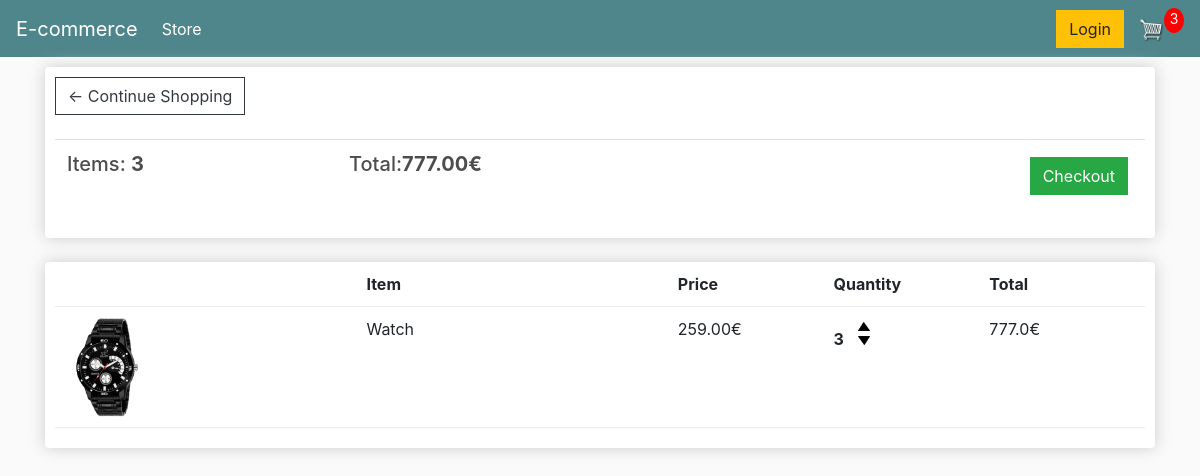
The page /cart/ (signed in) on the database as committed earlier.
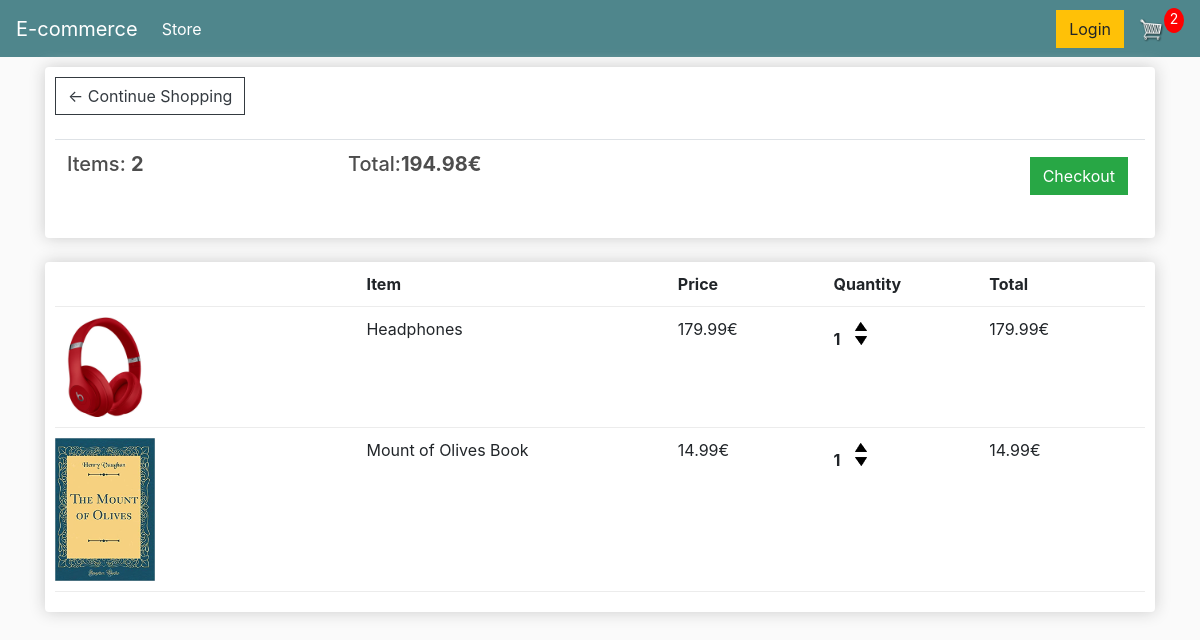
The same page on the database as committed later.
### store/models.py (models this page shows, shortened)
class Order(models.Model):
    customer = models.ForeignKey(Customer, on_delete= models.SET_NULL, blank=True, null=True)
    date_ordered = models.DateField(auto_now_add=True)
    complete = models.BooleanField(default=False, null=True, blank=False)
    transaction_id = models.CharField(max_length=200, null=True)
    @property
    def get_cart_total(self):
        orderitems = self.orderitem_set.all()
        total = sum([item.get_total for item in orderitems])
        return total
    @property
    def get_cart_items(self):
        orderitems = self.orderitem_set.all()
        total = sum([item.quantity for item in orderitems])
        return total

class OrderItem(models.Model):
    product = models.ForeignKey(Product, on_delete= models.SET_NULL, blank=True, null=True)
    order = models.ForeignKey(Order, on_delete= models.SET_NULL, blank=True, null=True)
    quantity = models.IntegerField(default=0, null=True, blank=True)
    date_added = models.DateField(auto_now_add=True)
    @property
    def get_total(self):
        total = self.product.price * self.quantity
        return total

class Product(models.Model):
    name = models.CharField(max_length=200, null=True)
    price = models.FloatField()
    digital = models.BooleanField(default=False, null=True, blank=False)
    image = models.ImageField(null=True, blank=True)
    @property
    def imageURL(self):
        try:
            url = self.image.url
        except:
            url = ''
        return url

### store/views.py (the view)
# urls.py: path('cart/', views.cart, name='cart'),
def cart(request):
    if request.user.is_authenticated:
        customer = request.user.customer
        order, created = Order.objects.get_or_create(customer=customer, complete=False)
        items = order.orderitem_set.all()
        cartItems = order.get_cart_items
    else:
        items = []
        order = {'get_cart_total': 0, 'get_cart_items':0, 'shipping':False}
        cartItems = order['get_cart_items']
    context = {'items':items, 'order':order, 'cartItems': cartItems }
    return render(request, 'store/cart.html', context)

### store/templates/store/cart.html
{% extends 'store/main.html' %}
{% load static %}
{% block content %}
	<div class="row">
		<div class="col-lg-12">
			<div class="box-element">
				<a  class="btn btn-outline-dark" href="{% url 'store' %}">&#x2190; Continue Shopping</a>
				<br>
				<br>
				<table class="table">
					<tr>
						<th><h5>Items: <strong>{{order.get_cart_items}}</strong></h5></th>
						<th><h5>Total:<strong>{{order.get_cart_total|floatformat:2}}€</strong></h5></th>
						<th>
							<a  style="float:right; margin:5px;" class="btn btn-success" href="{% url 'checkout' %}">Checkout</a>
						</th>
					</tr>
				</table>
			</div>
			<br>
			<div class="box-element">
				<div class="cart-row">
					<div style="flex:2"></div>
					<div style="flex:2"><strong>Item</strong></div>
					<div style="flex:1"><strong>Price</strong></div>
					<div style="flex:1"><strong>Quantity</strong></div>
					<div style="flex:1"><strong>Total</strong></div>
				</div>
				{% for item in items %}
				<div class="cart-row">
					<div style="flex:2"><img class="row-image" src="{{item.product.imageURL}}"></div>
					<div style="flex:2"><p>{{item.product.name}}</p></div>
					<div style="flex:1"><p>{{item.product.price|floatformat:2}}€</p></div>
					<div style="flex:1">
						<p class="quantity">{{item.quantity}}</p>
						<div class="quantity">
							<img data-product={{item.product.id}} data-action="add" class="chg-quantity update-cart" src="{% static  'images/arrow-up.png' %}">
							<img data-product={{item.product.id}} data-action="remove" class="chg-quantity update-cart" src="{% static  'images/arrow-down.png' %}">
						</div>
					</div>
					<div style="flex:1"><p>{{item.get_total}}€</p></div>
				</div>
				{% endfor %}
			</div>
		</div>
	</div>
{% endblock content %}

### store/templates/store/main.html (shortened to what this page needs)
<!DOCTYPE html>
{% load static %}
<html>
    <head>
        <link rel="stylesheet" href="https://stackpath.bootstrapcdn.com/bootstrap/4.4.1/css/bootstrap.min.css">
        <link rel="stylesheet" type="text/css" href="{% static 'css/main.css' %}">
    </head>
    <body>
        <nav class="navbar navbar-expand-lg navbar-dark bg-dark">
            <a class="navbar-brand" href="{% url 'store' %}">E-commerce</a>
            <div class="collapse navbar-collapse" id="navbarSupportedContent">
              <ul class="navbar-nav mr-auto">
                <li class="nav-item active">
                  <a class="nav-link" href="{% url 'store' %}">Store <span class="sr-only">(current)</span></a>
                </li>
              </ul>
              <div class="form-inline my-2 my-lg-0">
                <a href="#"class="btn btn-warning">Login</a>
                <a href="{% url 'cart' %}">
                   <img  id="cart-icon" src="{% static 'images/cart.png' %}">
               </a>
               <p id="cart-total">{{cartItems}}</p>
           </div>
            </div>
          </nav>
        <div class='container'>
            {% block content %}
            {% endblock content %}
        </div>
      </body>
</html>

### store/static/css/main.css (style rules this page uses)
body { background-color: hsl(0, 0%, 98%); }
h1,h2,h3,h4,h5,h6 { color:hsl(0, 0%, 30%); }
.box-element { box-shadow:hsl(0, 0%, 80%) 0 0 16px; background-color: #fff; border-radius: 4px; padding: 10px; }
.bg-dark { background-color: #4f868c!important; }
#cart-icon { width:25px; display: inline-block; margin-left: 15px; }
#cart-total { display: block; text-align: center; color:#fff; background-color: red; width: 20px; height: 25px; border-radius: 50%; font-size: 14px; }
.col-lg-4, .col-lg-6, .col-lg-8, .col-lg-12 { margin-top: 10px; }
.btn { border-radius: 0; }
.row-image { width: 100px; }
.cart-row { display: flex; align-items: flex-stretch; padding-bottom: 10px; margin-bottom: 10px; border-bottom: 1px solid #ececec; }
.quantity { display: inline-block; font-weight: 700; padding-right:10px; }
.chg-quantity { width: 12px; cursor: pointer; display: block; margin-top: 5px; transition:.1s; }

Rows that differ between the two databases and show on the page:
removed OrderItem: product.imageURL (picture), product.name "Watch", product.price "259.00", quantity "3", get_total "777.0"
computed for Order: get_cart_items "3" → "2"; get_cart_total "777.00" → "194.98"
added OrderItem: product.imageURL (picture), product.name "Headphones", product.price "179.99", quantity "1", get_total "179.99"
added OrderItem: product.imageURL (picture), product.name "Mount of Olives Book", product.price "14.99", quantity "1", get_total "14.99"
Other text that changed with them:
{{ cartItems }}: "3" → "2"
